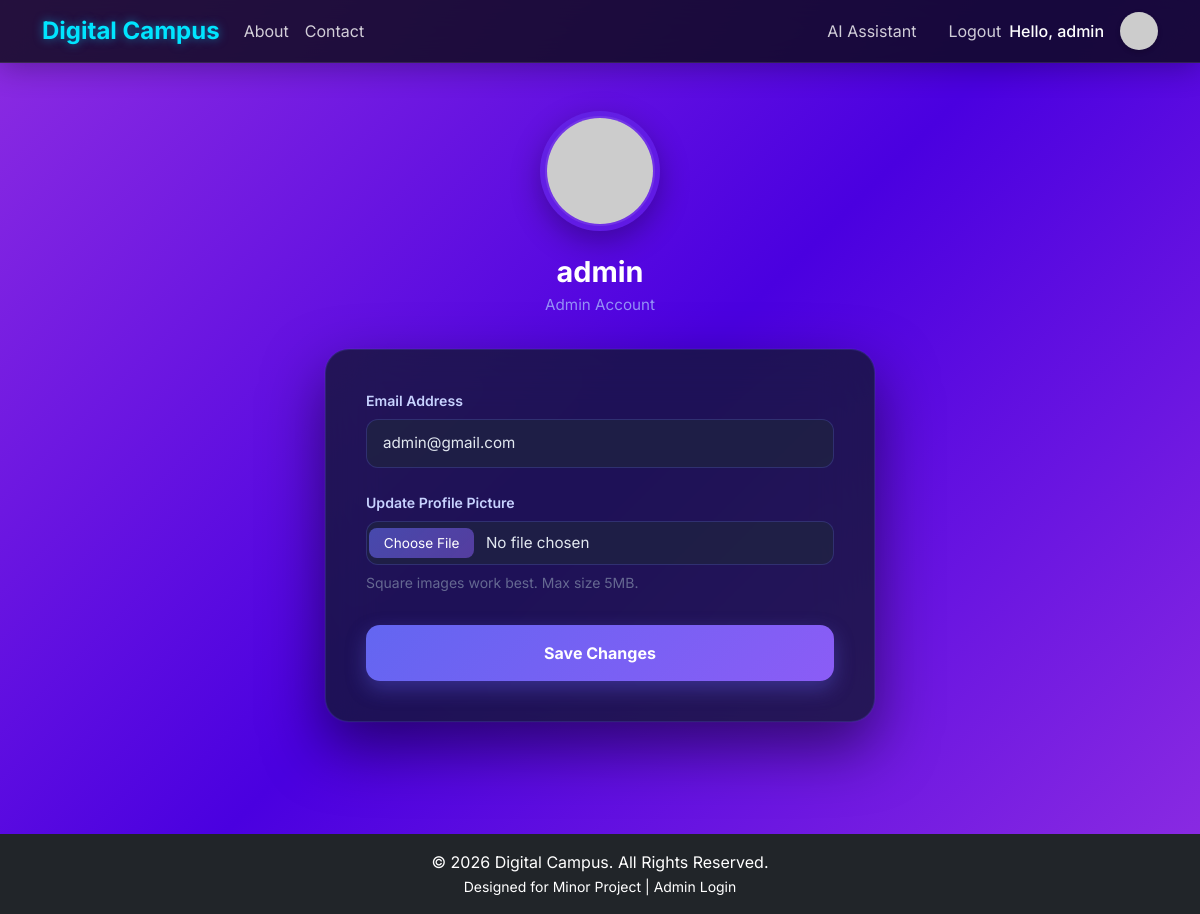
Page /profile/ (signed in) on the committed database.
### core/models.py (models this page shows, shortened)
class User(AbstractUser):
    ROLE_CHOICES = (
        ('student', 'Student'),
        ('teacher', 'Teacher'),
        ('admin', 'Admin'),
        ('driver', 'Driver'),
    )
    role = models.CharField(max_length=10, choices=ROLE_CHOICES, default='student')
    profile_pic = models.ImageField(upload_to='profile_pics/', blank=True, null=True)
    @property
    def display_name(self):
        full_name = f"{self.first_name} {self.last_name}".strip()
        return full_name if full_name else self.username

### core/views.py (the view)
# urls.py: path('profile/', views.user_profile, name='user_profile'),
@login_required
def user_profile(request):
    from .forms import UserProfileForm
    if request.method == 'POST':
        form = UserProfileForm(request.POST, request.FILES, instance=request.user)
        if form.is_valid():
            form.save()
            from django.contrib import messages
            messages.success(request, 'Profile updated successfully!')
            return redirect('user_profile')
    else:
        form = UserProfileForm(instance=request.user)
    return render(request, 'core/profile.html', {'form': form})

### core/forms.py
class UserProfileForm(forms.ModelForm):
    class Meta:
        model = User
        fields = ['profile_pic', 'email']
        widgets = {
            'email': forms.EmailInput(attrs={'class': 'form-control', 'placeholder': 'Email Address'}),
            'profile_pic': forms.ClearableFileInput(attrs={'class': 'form-control'}),
        }

### templates/core/profile.html (shortened to what this page needs)
{% extends 'base.html' %}
{% block content %}
<div class="profile-wrapper">
  <div class="profile-container">
    <div class="profile-header">
      <div class="avatar-box">
        {% if user.profile_pic %}
          <img src="{{ user.profile_pic.url }}" alt="Profile" class="avatar-image" id="profilePreview">
        {% else %}
          <img src="https://ui-avatars.com/api/?name={{ user.display_name }}&background=6366f1&color=fff&size=200&font-size=0.4" alt="Profile" class="avatar-image" id="profilePreview">
        {% endif %}
      </div>
      <h2>{{ user.display_name }}</h2>
      <p>{{ user.role }} Account</p>
    </div>
    <div class="glass-card">
      <form method="post" enctype="multipart/form-data">
        <div class="mb-4">
          <label class="field-label">Email Address</label>
          {{ form.email }}
        </div>
        <div class="mb-2">
          <label class="field-label">Update Profile Picture</label>
          {{ form.profile_pic }}
          <small style="color:rgba(148,163,184,0.6); display:block; margin-top:0.4rem;">Square images work best. Max size 5MB.</small>
        </div>
        <button type="submit" class="btn-submit">Save Changes</button>
      </form>
    </div>
  </div>
</div>
{% endblock %}

### templates/includes/navbar.html (shortened to what this page needs)
<nav class="navbar navbar-expand-lg navbar-dark bg-dark">
    <div class="container">
        <div class="d-flex align-items-center">
            <a class="navbar-brand fw-bold mb-0" href="{% url 'home' %}">Digital Campus</a>
        </div>
        {% if user.is_authenticated %}
        <div class="d-flex align-items-center ms-auto order-lg-last">
            <a href="{% url 'user_profile' %}" class="text-decoration-none d-flex align-items-center">
                <span class="text-white d-none d-lg-block me-3 fw-medium">Hello, {{ user.display_name }}</span>
                {% if user.profile_pic %}
                    <img src="{{ user.profile_pic.url }}" alt="Profile" style="width: 38px; height: 38px; border-radius: 50%; object-fit: cover; border: 2px solid rgba(255,255,255,0.2);">
                {% else %}
                    <img src="https://ui-avatars.com/api/?name={{ user.display_name }}&background=6366f1&color=fff&size=38&font-size=0.5" alt="Profile" style="width: 38px; height: 38px; border-radius: 50%; box-shadow: 0 2px 5px rgba(0,0,0,0.2);">
                {% endif %}
            </a>
        </div>
        {% endif %}
        <div class="collapse navbar-collapse order-lg-2" id="navbarNav">
            <ul class="navbar-nav me-auto">
                <li class="nav-item">
                    <a class="nav-link" href="{% url 'about' %}">About</a>
                </li>
                <li class="nav-item">
                    <a class="nav-link" href="{% url 'contact' %}">Contact</a>
                </li>
            </ul>
            <ul class="navbar-nav ms-auto">
                {% if user.is_authenticated %}
                <li class="nav-item me-lg-3">
                    <a class="nav-link text-white" href="{% url 'chatbot' %}">AI Assistant</a>
                </li>
                <li class="nav-item">
                    <a class="nav-link text-white" href="{% url 'logout' %}">Logout</a>
                </li>
                {% endif %}
            </ul>
        </div>
    </div>
</nav>

### static/css/style.css (style rules this page uses)
:root { --primary-color: #00e5ff; --secondary-color: #2979ff; --accent-color: #ff4081; --bg-gradient-start: #8e2de2; --bg-gradient-mid: #4a00e0; --bg-gradient-end: #8e2de2; --glass-bg: rgba(20, 20, 35, 0.6); --glass-border: rgba(255, 255, 255, 0.25); --text-color: #ffffff; --card-hover-bg: rgba(45, 45, 79, 0.8); }
body { background: linear-gradient(135deg, var(--bg-gradient-start), var(--bg-gradient-mid), var(--bg-gradient-end)); min-height: 100vh; font-family: 'Segoe UI', Tahoma, Geneva, Verdana, sans-serif; color: var(--text-color); background-attachment: fixed; }
.navbar { background: rgba(10, 10, 20, 0.8) !important; backdrop-filter: blur(20px); -webkit-backdrop-filter: blur(20px); border-bottom: 1px solid rgba(255, 255, 255, 0.1); box-shadow: 0 4px 30px rgba(0, 0, 0, 0.3); }
.navbar-brand { color: var(--primary-color) !important; font-weight: 700; font-size: 1.5rem; text-shadow: 0 0 10px rgba(0, 210, 255, 0.5); }
.nav-link { color: rgba(255, 255, 255, 0.8) !important; transition: color 0.3s; }
.form-control, .form-select { background: #2c3e50 !important; border: 1px solid rgba(255, 255, 255, 0.2); color: #fff !important; }
a { color: var(--primary-color); text-decoration: none; }

### templates/core/profile.html (style rules this page uses)
body { font-family: 'Inter', sans-serif; }
.profile-wrapper { display: flex; justify-content: center; padding: 3rem 1rem 4rem; min-height: calc(100vh - 80px); }
.profile-container { width: 100%; max-width: 550px; }
.profile-header { text-align: center; margin-bottom: 2rem; }
.avatar-box { width: 120px; height: 120px; border-radius: 50%; background: linear-gradient(135deg, rgba(99,102,241,0.2), rgba(139,92,246,0.2)); padding: 5px; margin: 0 auto 1.5rem; position: relative; box-shadow: 0 10px 30px rgba(0,0,0,0.3); }
.avatar-image { width: 100%; height: 100%; border-radius: 50%; object-fit: cover; border: 2px solid rgba(255,255,255,0.1); }
.profile-header h2 { color: #ffffff; font-weight: 700; font-size: 1.8rem; margin-bottom: 0.3rem; }
.profile-header p { color: rgba(165,180,252,0.8); font-size: 0.95rem; margin: 0; text-transform: capitalize; }
.glass-card { background: rgba(15, 23, 42, 0.75); backdrop-filter: blur(24px); -webkit-backdrop-filter: blur(24px); border: 1px solid rgba(99,102,241,0.2); border-radius: 24px; box-shadow: 0 25px 60px rgba(0,0,0,0.5), 0 0 0 1px rgba(255,255,255,0.03); padding: 2.5rem; }
.field-label { display: block; color: #c7d2fe; font-size: 0.88rem; font-weight: 600; margin-bottom: 0.5rem; }
.glass-card .form-control { background: rgba(30, 41, 59, 0.6) !important; border: 1px solid rgba(99,102,241,0.25) !important; border-radius: 12px !important; color: #e2e8f0 !important; padding: 0.75rem 1rem; font-size: 0.95rem; transition: all 0.25s; }
.glass-card input[type="file"].form-control { padding: 0.6rem 0.9rem; }
.btn-submit { width: 100%; background: linear-gradient(135deg, #6366f1, #8b5cf6); color: #fff; border: none; border-radius: 14px; padding: 1rem; font-size: 1rem; font-weight: 700; margin-top: 1.5rem; transition: transform 0.2s, box-shadow 0.2s; box-shadow: 0 8px 20px rgba(99,102,241,0.35); }

### rows in the picture
User: display_name "admin", role "Admin", email "admin@gmail.com"
